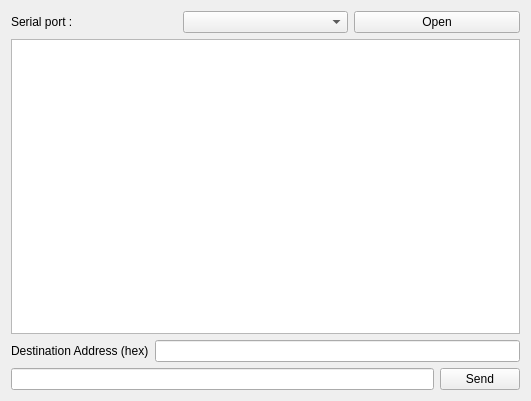
<?xml version="1.0" encoding="UTF-8"?>
<ui version="4.0">
 <class>MainWindow</class>
 <widget class="QMainWindow" name="MainWindow">
  <property name="geometry">
   <rect>
    <x>0</x>
    <y>0</y>
    <width>531</width>
    <height>401</height>
   </rect>
  </property>
  <property name="windowTitle">
   <string>XBee Chat</string>
  </property>
  <widget class="QWidget" name="centralWidget">
   <layout class="QVBoxLayout" name="verticalLayout">
    <item>
     <layout class="QHBoxLayout" name="horizontalLayout">
      <item>
       <widget class="QLabel" name="label">
        <property name="text">
         <string>Serial port :</string>
        </property>
       </widget>
      </item>
      <item>
       <widget class="QComboBox" name="serialCombo"/>
      </item>
      <item>
       <widget class="QPushButton" name="openButton">
        <property name="text">
         <string>Open</string>
        </property>
       </widget>
      </item>
     </layout>
    </item>
    <item>
     <widget class="QPlainTextEdit" name="console">
      <property name="enabled">
       <bool>true</bool>
      </property>
      <property name="font">
       <font>
        <pointsize>9</pointsize>
       </font>
      </property>
      <property name="readOnly">
       <bool>true</bool>
      </property>
     </widget>
    </item>
    <item>
     <layout class="QHBoxLayout" name="horizontalLayout_3">
      <item>
       <widget class="QLabel" name="label_2">
        <property name="text">
         <string>Destination Address (hex)</string>
        </property>
       </widget>
      </item>
      <item>
       <widget class="QLineEdit" name="addr">
        <property name="maxLength">
         <number>8</number>
        </property>
       </widget>
      </item>
     </layout>
    </item>
    <item>
     <layout class="QHBoxLayout" name="horizontalLayout_2">
      <item>
       <widget class="QLineEdit" name="data">
        <property name="enabled">
         <bool>true</bool>
        </property>
        <property name="readOnly">
         <bool>false</bool>
        </property>
       </widget>
      </item>
      <item>
       <widget class="QPushButton" name="sendButton">
        <property name="text">
         <string>Send</string>
        </property>
       </widget>
      </item>
     </layout>
    </item>
   </layout>
  </widget>
 </widget>
 <layoutdefault spacing="6" margin="11"/>
 <resources/>
 <connections/>
</ui>
